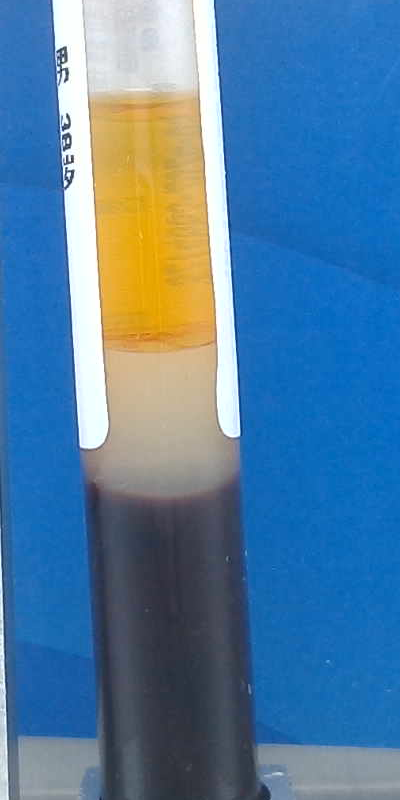
#> input picture img/cropped.png, 400 x 800 px
$ python image_crop.py ../img 1.0 1.0 1.0
#> lines starting #> are read from the running program, lines starting #| are printed output that depends on the picture
#!/usr/bin/env python3
import os
import sys
from PIL import Image
from glob import glob

def crop_images(input_dir, center_x_ratio=0.5, center_y_ratio=0.5, size_ratio=0.8):
    """
    Crop all jpg/png images in input_dir to square shape with specified center and size ratios

    Args:
        input_dir: Input directory path
        center_x_ratio: Center X position as ratio of image width (0-1)
        center_y_ratio: Center Y position as ratio of image height (0-1)
        size_ratio: Square side length as ratio of min(width, height) (0-1)
    """
#> called with input_dir = '../img', center_x_ratio = 1, center_y_ratio = 1, size_ratio = 1
    output_dir = os.path.join(input_dir, 'cropped')
    os.makedirs(output_dir, exist_ok=True)

    patterns = [os.path.join(input_dir, f'*.{ext}') for ext in ['jpg', 'jpeg', 'png', 'bmp', 'JPG', 'JPEG', 'PNG', 'BMP']]
    image_files = []
    for pattern in patterns:
        image_files.extend(glob(pattern))

    if not image_files:
        print(f"No image files found in {input_dir}")
        return

    for img_path in image_files:
        try:
            with Image.open(img_path) as img:
#> img is the input picture: PIL image 400x800 RGBA; mean R, G, B, A 82.6, 125.2, 160.3, 255
                w, h = img.size
#> w = 400; h = 800

                # Calculate crop parameters
                size = int(min(w, h) * size_ratio)
#> size = 400
                center_x = int(w * center_x_ratio)
#> center_x = 400
                center_y = int(h * center_y_ratio)
#> center_y = 800

                # Calculate crop box
                left = max(0, center_x - size // 2)
#> left = 200
                top = max(0, center_y - size // 2)
#> top = 600
                right = min(w, left + size)
#> right = 400
                bottom = min(h, top + size)
#> bottom = 800

                # Adjust if crop area exceeds image bounds
                if right - left < size:
                    if left == 0:
                        right = min(w, size)
                    else:
                        left = max(0, right - size)
#> left = 0

                if bottom - top < size:
                    if top == 0:
                        bottom = min(h, size)
                    else:
                        top = max(0, bottom - size)
#> top = 400

                # Crop and save
                cropped = img.crop((left, top, right, bottom))
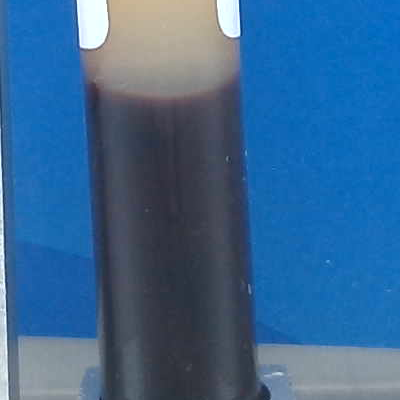
#> cropped: PIL image 400x400 RGBA; mean R, G, B, A 57, 102.9, 146.4, 255
                filename = os.path.basename(img_path)
                name, ext = os.path.splitext(filename)
                if ext.lower() in ['.bmp']:
                    filename = name + '.jpg'
                output_path = os.path.join(output_dir, filename)
                cropped.save(output_path)

            print(f"Cropped: {filename}")

        except Exception as e:
            print(f"Error processing {img_path}: {e}")

    print(f"Cropped images saved to: {output_dir}")

if __name__ == "__main__":
    if len(sys.argv) < 2:
        print("Usage: python image_crop.py <input_dir> [center_x_ratio] [center_y_ratio] [size_ratio]")
        print("Example: python image_crop.py ./images 0.5 0.5 0.8")
        sys.exit(1)

    input_dir = sys.argv[1]
    center_x = float(sys.argv[2]) if len(sys.argv) > 2 else 0.5
    center_y = float(sys.argv[3]) if len(sys.argv) > 3 else 0.5
    size = float(sys.argv[4]) if len(sys.argv) > 4 else 0.8

    crop_images(input_dir, center_x, center_y, size)

# & C:/Users/ASUS/anaconda3/envs/bloodScan/python.exe "c:/Users/ASUS/Documents/SJTU M2/Graduation Project/BloodScan/scripts/image_crop.py" ./paper\paper\evaluation 0.47 0.6 0.3
